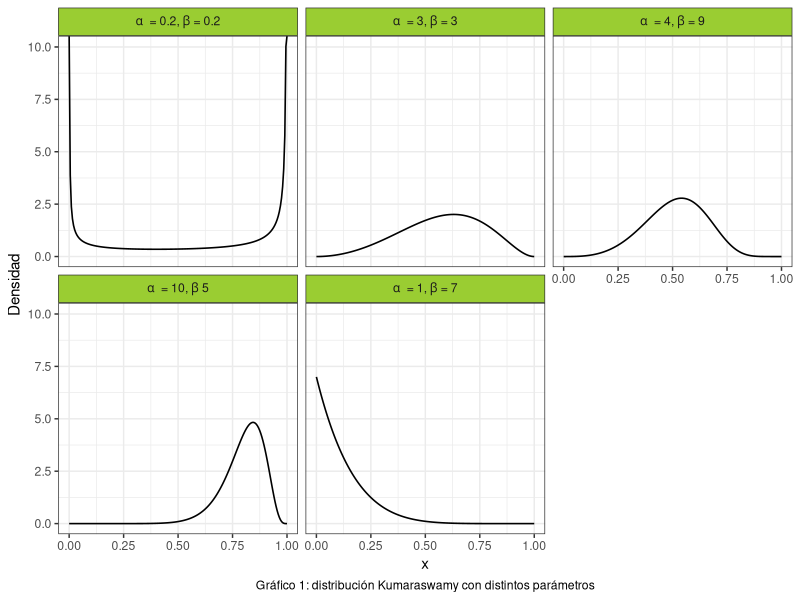
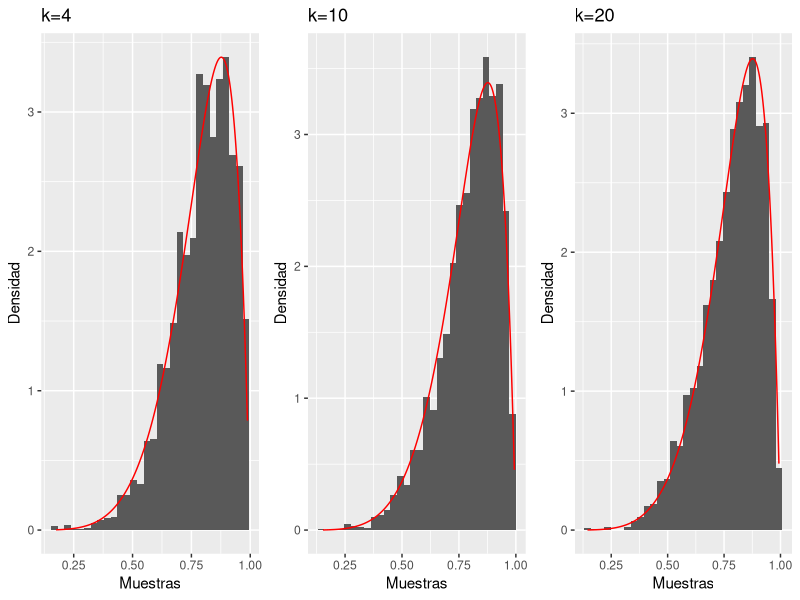
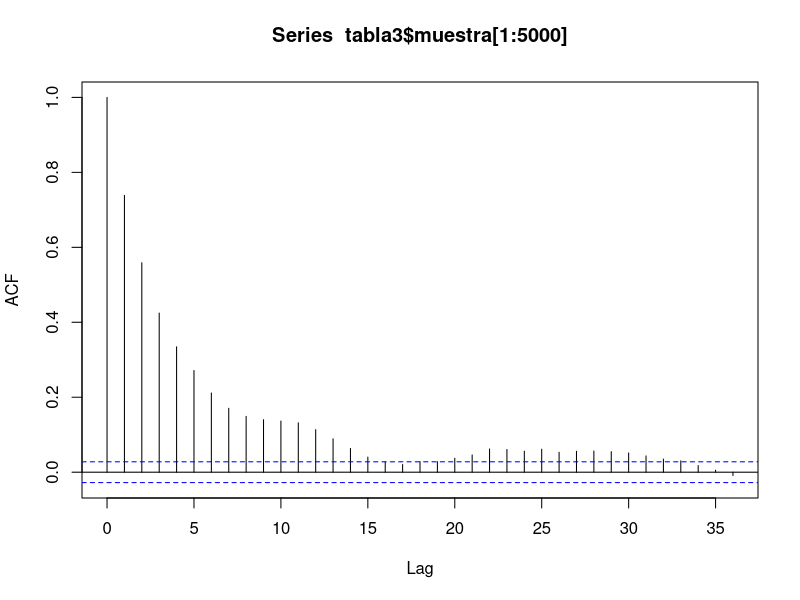
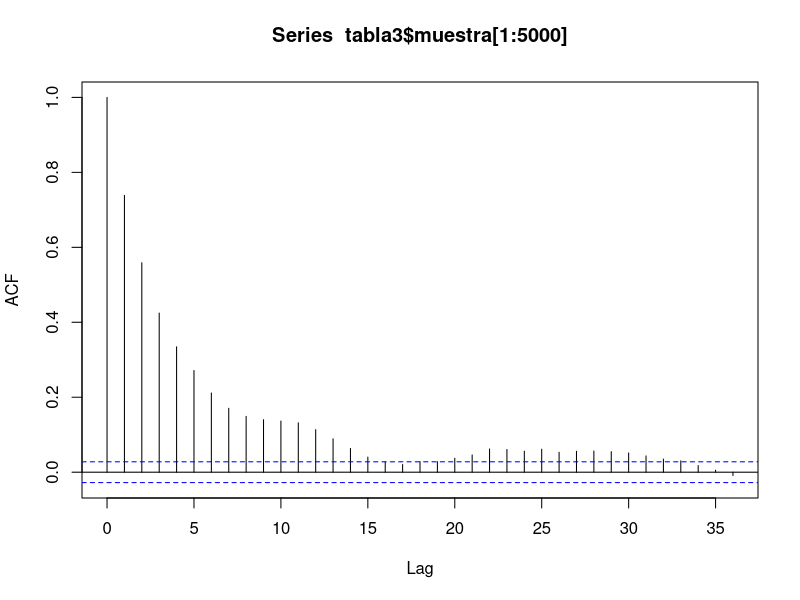
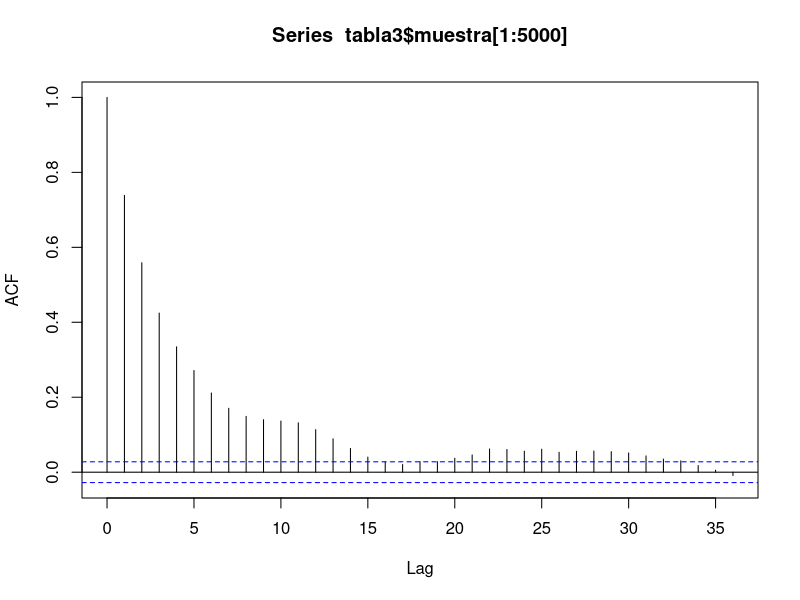
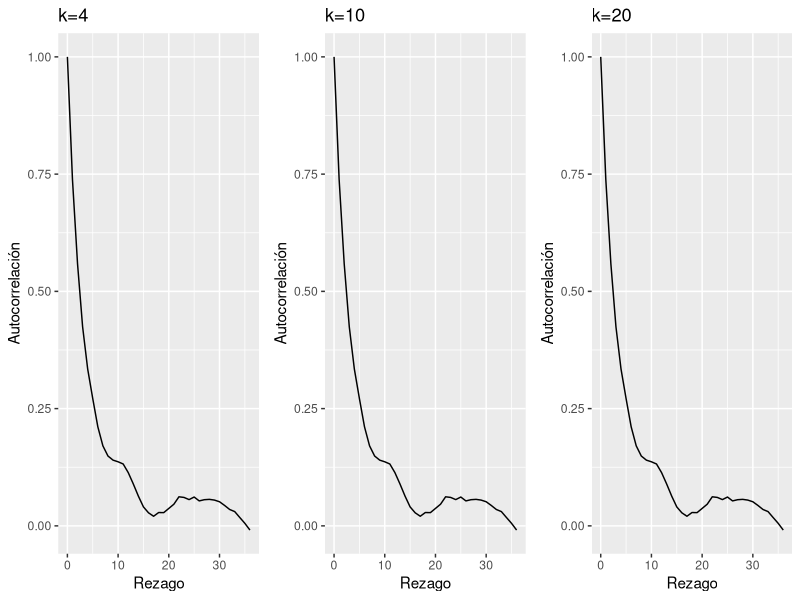

Write R code to recreate these figures, in order.
## ---- chunk 1
#Librerias
library(ggplot2)
library(dplyr)
library(gridExtra)
library(kableExtra)
library(stats)
library(mvtnorm)
set.seed(394)
## ---- chunk 2

cant_saltos <- 0

#Punto 1:
sample_mh <- function(d_objetivo, r_propuesta, d_propuesta, p_inicial, n) {
  muestras <- matrix(nrow = n, ncol = length(p_inicial))
  muestras[1, ] <- p_inicial
  
  for(i in 2:n) {
    p_actual <- muestras[i-1,]
    p_nuevo <- r_propuesta(p_actual)
    
    f_nuevo <- d_objetivo(p_nuevo)
    f_actual <- d_objetivo(p_actual)
    
    q_actual <- d_propuesta(p_actual, mean = p_nuevo)
    q_nuevo <- d_propuesta(p_nuevo, mean = p_actual)
    
    alpha <- min(1, (f_nuevo/f_actual)*(q_actual/q_nuevo))
    aceptar <- rbinom(1, 1, alpha)
    
    if(aceptar) { 
      muestras[i,] <- p_nuevo
      cant_saltos <- cant_saltos + 1
      
    } else {
      muestras[i,] <- p_actual
    }
  }
  
  if (ncol(muestras) == 1) {
    muestras <- as.vector(muestras)
  } 
  return(list(muestras=muestras,cant_saltos=cant_saltos))
}

## ---- chunk 3
#Punto 2
# Crear grilla para los valores de "x"
grid_n <- 200
x_grid <- seq(0, 1, length.out = grid_n)

kumaraswamy <- function(x, a, b){
  a*b*(x^(a-1))*((1-(x^a))^(b-1))
}

a <- c(0.2, 3, 4, 10, 1)
b <- c(0.2, 3, 9, 5, 7)

#Creamos un data frame para graficar la distribución de Kumaraswamy:

data1 <- data.frame(
  Funcion = as.factor(rep(1:5, each = grid_n)),
  Densidad = numeric(5 * grid_n),
  Grilla = rep(x_grid, times = 5)
) 

#Completamos el data frame con las densidades:
for(i in 1:5) {
    indices <- seq(from = 1 + (i - 1) * 200, to = 200 + (i - 1) * 200)
    data1$Densidad[indices] <- kumaraswamy(x_grid, a[i], b[i])
}

# Asigno etiquetas para cada función de kumaraswamy
levels(data1$Funcion) <- c(
  expression(alpha ~ " = 0.2," ~ beta ~ "= 0.2"),
  expression(alpha ~ " = 3," ~ beta ~ "= 3"),
  expression(alpha ~ " = 4," ~ beta ~ "= 9"),
  expression(alpha ~ " = 10," ~ beta ~ "5"),
  expression(alpha ~ " = 1," ~ beta ~ "= 7")
)

ggplot(data = data1, aes(x = Grilla, y = Densidad)) +
  geom_line(size = 0.55) +
  facet_wrap(~Funcion, labeller = label_parsed) +
  theme_bw() +
  labs(x = "x",
       caption = "Gráfico 1: distribución Kumaraswamy con distintos parámetros") + 
  theme(
    strip.background = element_rect(fill = "olivedrab3"),
    plot.caption = element_text(hjust = 0.5)
  )

## ---- chunk 4
#Punto 3
concentracion3 <- c(4,10,20)
tabla3 <- data.frame ( 
  concentracion = rep(concentracion3, each = 5000),
  muestra = numeric(15000)
  )
tasa3 <- numeric(3)

for (i in 1:3) {
#Funciones a usar
d_objetivo3 <- function(x) kumaraswamy(x, 6, 2)
d_propuesta3 <- function(x, mean) dbeta(x, shape1 = mean * concentracion3[i], shape2 = (1-mean) * concentracion3[i])
r_propuesta3 <- function(x) rbeta(1, shape1 = x * concentracion3[i], shape2 = (1-x) * concentracion3[i])
#Donde x hace referencia a mu
n3 <- 5000
p_inicial3 <- rbeta(1,shape1=2,shape2=2)
funcion3 <- sample_mh(d_objetivo3, r_propuesta3, d_propuesta3, p_inicial3, n3)
indices <- seq(from = 1 + (i - 1) * 5000, to = 5000 + (i - 1) * 5000)
tabla3$muestra[indices] <- funcion3$muestras

tasa3[i] <- funcion3$cant_saltos/n3
} 

#Tasa de aceptacion
tabla3_2 <- data.frame(
  Concentracion = c("4","10","20"),
  Tasa_de_aceptacion = tasa3
) %>%
  kable() %>%
  kable_styling(bootstrap_options = c("striped","hover","condensed")) %>%
  add_footnote("Pie tabla")

#Gata peluda junta
# Agrego una columna con el orden de las muestras
tabla3$orden <- rep(1:5000, times = 3)
tabla3$concentracion <- as.factor(tabla3$concentracion) 


# Gráfico con múltiples líneas
grafico3_1 <- ggplot(data = tabla3, aes(x = orden, y = muestra, group = concentracion, color = concentracion)) +
  geom_line() +
  theme_bw() +
  labs(x = "x", y = "y", color = "Group", caption = "Título grafico") +
  theme(legend.position = "top")  
  
#Trace plots
plot_trace <- function(x){
  data.frame(x = seq_along(x), y = x) %>% 
    ggplot() +
    geom_line(aes(x = x, y = y))
}

grafico3_2 <- plot_trace(tabla3$muestra[1:5000]) + labs (caption = "Titulo grafico")
grafico3_3 <- plot_trace(tabla3$muestra[5001:10000]) + labs (caption = "Titulo grafico")
grafico3_4 <- plot_trace(tabla3$muestra[10001:15000]) + labs (caption = "Titulo grafico")

#Histogramas
plot_hist <- function(x, d_objetivo3) {
  x_seq <- seq(min(x), max(x), length.out = n3)
  df_hist <- data.frame(x = x)
  df_line <- data.frame(x = x_seq, y = d_objetivo3(x_seq))
  
  ggplot(df_hist)+
    geom_histogram(aes(x = x, y =after_stat(density))) +
    geom_line(aes(x = x, y = y), data = df_line, color = "red")
}
grafico3_5 <- plot_hist(tabla3$muestra[1:5000],d_objetivo3) +
  labs (title = "k=4", x = "Muestras", y = "Densidad")
grafico3_6 <- plot_hist(tabla3$muestra[5001:10000],d_objetivo3) +
  labs (title = "k=10", x = "Muestras", y = "Densidad")
grafico3_7 <- plot_hist(tabla3$muestra[10001:15000],d_objetivo3) +
  labs (title = "k=20", x = "Muestras", y = "Densidad")

grid.arrange(grafico3_5,grafico3_6,grafico3_7,nrow=1)

#Graficos de autocorrelacion
a3 <- acf(tabla3$muestra[1:5000])

grafico3_8 <- ggplot()+
  geom_line(aes(y = a3$acf, x = a3$lag)) +
  labs (title = "k=4", x = "Rezago", y = "Autocorrelación")

b3 <- acf(tabla3$muestra[1:5000])

grafico3_9 <- ggplot()+
  geom_line(aes(y = b3$acf, x = b3$lag)) +
  labs (title = "k=10", x = "Rezago", y = "Autocorrelación")

c3 <- acf(tabla3$muestra[1:5000])

grafico3_10 <- ggplot()+
  geom_line(aes(y = c3$acf, x = c3$lag)) +
  labs (title = "k=20", x = "Rezago", y = "Autocorrelación")

grid.arrange(grafico3_8,grafico3_9,grafico3_10,nrow=1)
## ---- chunk 5
#Punto 4
muestra4_1 <- tabla3$muestra[1:5000]
muestra4_2 <- tabla3$muestra[5001:10000]
muestra4_3 <- tabla3$muestra[10001:15000]

#Calculo de la media y los percentiles 5 y 95 para X:
medias <- c(mean(muestra4_1), mean(muestra4_2), mean(muestra4_3))
percentiles <- data.frame(
  Muestra = c("1", "2", "3"),
  Percentile_5 = c(quantile(muestra4_1, prob = c(0.05)),
                  quantile(muestra4_2, prob = c(0.05)),
                  quantile(muestra4_3, prob = c(0.05))
                  ),
  Percentil_95 = c(quantile(muestra4_1, prob = c(0.95)),
                  quantile(muestra4_2, prob = c(0.95)),
                  quantile(muestra4_3, prob = c(0.95))
                  )
)

#Cálculo de la media y los percentiles 5 y 95 para logit(X):
l_m1 <- log((muestra4_1/(1-muestra4_1)))
l_m2 <- log((muestra4_2/(1-muestra4_2)))
l_m3 <- log((muestra4_3/(1-muestra4_3)))


medias_l <- c(mean(l_m1), mean(l_m2), mean(l_m3))
percentiles_l <- data.frame(
  Muestra = c("1", "2", "3"),
  Percentile_5 = c(quantile(l_m1, prob = c(0.05)),
                  quantile(l_m2, prob = c(0.05)),
                  quantile(l_m3, prob = c(0.05))
                  ),
  Percentil_95 = c(quantile(l_m1, prob = c(0.95)),
                  quantile(l_m2, prob = c(0.95)),
                  quantile(l_m3, prob = c(0.95))
                  )
)



## ---- chunk 6
#Paso 7
n7 <- 1000
d_objetivo7 <- function(x) dmvnorm(x,c(0.4,0.75),matrix(c(1.35,0.4,0.4,2.4),nrow=2))
d_propuesta7 <- function(x, mean) dmvnorm(x,mean = mean ,matrix(c(0.4,0,0,0.4),nrow=2))
r_propuesta7 <- function(x) rmvnorm(1, mean = x, sigma = matrix(c(0.4,0,0,0.4),nrow=2))
funcion7 <- sample_mh(d_objetivo7,r_propuesta7,d_propuesta7,c(0,0),n7)
muestra7 <- funcion7$muestras

#Trace plot
plot_trace <- function(x, y) {
  n <- length(x)
  df <- data.frame(
    x = rep(1:n, 2),
    y = c(x,y),
    dimension = rep(1:2, each = n)
  )
  
  ggplot(df) + 
    geom_line(aes(x = x, y = y)) +
    facet_grid(rows = vars(dimension))
}


grafico7_1 <- plot_trace(muestra7[,1],muestra7[,2])

#Estadisticas

#R sombrero

W <- function(muestras) {
  
  mean(apply(muestras, 2, var))
 
}


B <-  function(muestras, M, S) {
  media_g <- mean(muestras)
  media_cadena <- mean(apply(muestras, 2, mean))
  
  b <- (S/(M-1))* sum((media_cadena-media_g)^2)
  #S = nrow(muestras)
  #M = nrow
  return(b)
}


r_hat <- function(x) {
  S <- nrow(x)
  M <- ncol(x)
  W <- W(x)
  B <- B(x, M, S)
  
  sqrt(((S/(S-1))*W + (1/S)*B)/W)
}


r_hat(muestra7)
